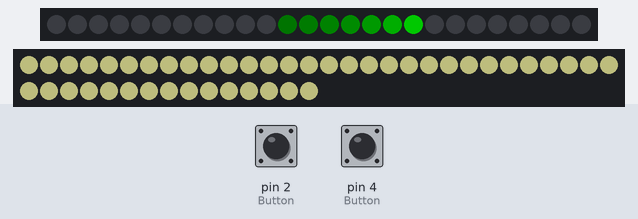
Bench run of a sketch on a simulated Arduino Uno, built with avr-gcc and run on an emulated ATmega328P. Shown: 26 RGB LEDs in strip order, left to right, 45 RGB LEDs in strip order, left to right, continuing on the next row. Inputs (shaded band) come from the test bench; at power-on: pin 2 (Button) LOW, pin 4 (Button) LOW. Dim RGB values are drawn brighter than linear.

Above: at 0.97 s.
1.3 s: pin 2 (Button) pulled HIGH for 3.2 s
At 2.8 s:
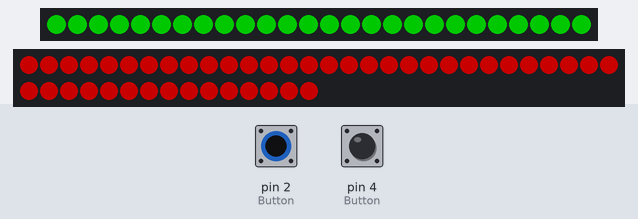
5.1 s: pin 4 (Button) pulled HIGH for 0.15 s
At 5.34 s:
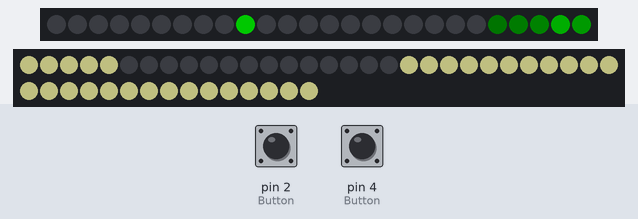
5.8 s: pin 4 (Button) pulled HIGH for 1 s
At 6.6 s:
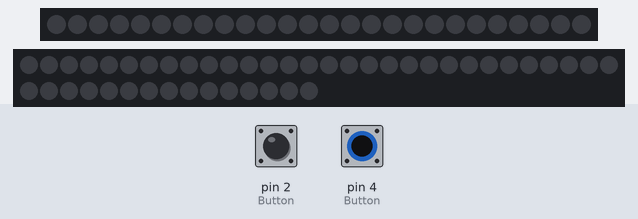
7.4 s: pin 2 (Button) pulled HIGH for 0.15 s
At 7.64 s:
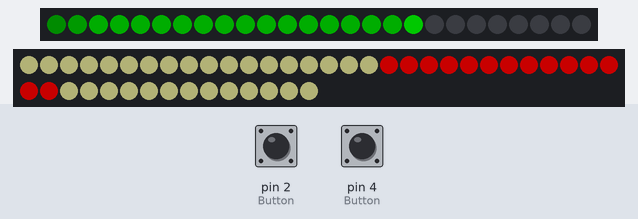
11.1 s: pin 4 (Button) pulled HIGH for 3.2 s
At 11.56 s:
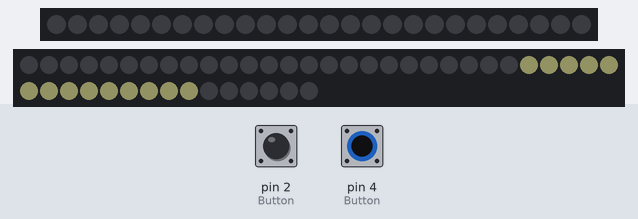

Measured:
- after the input at 1.3 s, the LEDs: first change after 0.22 s (image 1 shows a later state)
- after the input at 5.1 s, the LEDs: first change after 0.14 s (image 2 shows a later state)
- after the input at 5.8 s, the LEDs: first change after 0.23 s (image 3 shows a later state)
- after the input at 7.4 s, the LEDs: first change after 0.15 s (image 4 shows a later state)
- after the input at 11.1 s, the LEDs: first change after 0.06 s (image 5 shows a later state)

The sketch:

MegaTwoButtonClean.ino
```cpp
#include <Adafruit_NeoPixel.h>

// Pattern types supported:
enum  pattern { NONE, RAINBOW_CYCLE, THEATER_CHASE, COLOR_WIPE, SCANNER, FADE };
// Patern directions supported:
enum  direction { FORWARD, REVERSE };

// NeoPattern Class - derived from the Adafruit_NeoPixel class
class NeoPatterns : public Adafruit_NeoPixel
{
    public:

    // Member Variables:
    pattern  ActivePattern;  // which pattern is running
    direction Direction;     // direction to run the pattern

    unsigned long Interval;   // milliseconds between updates
    unsigned long lastUpdate; // last update of position

    uint32_t Color1, Color2;  // What colors are in use
    uint16_t TotalSteps;  // total number of steps in the pattern
    uint16_t Index;  // current step within the pattern

    void (*OnComplete)();  // Callback on completion of pattern

    // Constructor - calls base-class constructor to initialize strip
    NeoPatterns(uint16_t pixels, uint8_t pin, uint8_t type, void (*callback)())
    :Adafruit_NeoPixel(pixels, pin, type)
    {
        OnComplete = callback;
    }

    // Update the pattern
    void Update()
    {
        if((millis() - lastUpdate) > Interval) // time to update
        {
            lastUpdate = millis();
            switch(ActivePattern)
            {
                case COLOR_WIPE:
                    ColorWipeUpdate();
                    break;
                case SCANNER:
                    ScannerUpdate();
                    break;
                case FADE:
                    FadeUpdate();
                    break;
                default:
                    break;
            }
        }
    }

    // Increment the Index and reset at the end
    void Increment()
    {
        if (Direction == FORWARD)
        {
           Index++;
           if (Index >= TotalSteps)
            {
                Index = 0;
                if (OnComplete != NULL)
                {
                    OnComplete(); // call the comlpetion callback
                }
            }
        }
        else // Direction == REVERSE
        {
            --Index;
            if (Index <= 0)
            {
                Index = TotalSteps-1;
                if (OnComplete != NULL)
                {
                    OnComplete(); // call the comlpetion callback
                }
            }
        }
    }

    // Reverse pattern direction
    void Reverse()
    {
        if (Direction == FORWARD)
        {
            Direction = REVERSE;
            Index = TotalSteps-1;
        }
        else
        {
            Direction = FORWARD;
            Index = 0;
        }
    }


    // Initialize for a ColorWipe
    void ColorWipe(uint32_t color, uint8_t interval, direction dir = FORWARD)
    {
        ActivePattern = COLOR_WIPE;
        Interval = interval;
        TotalSteps = numPixels();
        Color1 = color;
        Index = 0;
        Direction = dir;
    }

    // Update the Color Wipe Pattern
    void ColorWipeUpdate()
    {
        setPixelColor(Index, Color1);
        show();
        Increment();
    }

    // Initialize for a SCANNNER
    void Scanner(uint32_t color1, uint8_t interval)
    {
        ActivePattern = SCANNER;
        Interval = interval;
        TotalSteps = (numPixels() - 1) * 2;
        Color1 = color1;
        Index = 0;
    }

    // Update the Scanner Pattern
    void ScannerUpdate()
    {
        for (int i = 0; i < numPixels(); i++)
        {
            if (i == Index)  // Scan Pixel to the right
            {
                 setPixelColor(i, Color1);
            }
            else if (i == TotalSteps - Index) // Scan Pixel to the left
           {
                 setPixelColor(i, Color1);
            }
            else // Fading tail
            {
                 setPixelColor(i, DimColor(getPixelColor(i)));
            }
        }
        show();
        Increment();
    }

    // Initialize for a Fade
    void Fade(uint32_t color1, uint32_t color2, uint16_t steps, uint8_t interval, direction dir = FORWARD)
    {
        ActivePattern = FADE;
        Interval = interval;
        TotalSteps = steps;
        Color1 = color1;
        Color2 = color2;
        Index = 0;
        Direction = dir;
    }

    // Update the Fade Pattern
    void FadeUpdate()
    {
        // Calculate linear interpolation between Color1 and Color2
        // Optimise order of operations to minimize truncation error
        uint8_t red = ((Red(Color1) * (TotalSteps - Index)) + (Red(Color2) * Index)) / TotalSteps;
        uint8_t green = ((Green(Color1) * (TotalSteps - Index)) + (Green(Color2) * Index)) / TotalSteps;
        uint8_t blue = ((Blue(Color1) * (TotalSteps - Index)) + (Blue(Color2) * Index)) / TotalSteps;

        ColorSet(Color(red, green, blue));
        show();
        specialIncrement();
    }

        // Increment the Index and reset at the end
    void specialIncrement()
    {
        if (Direction == FORWARD)
        {
           Index++;
           if (Index >= TotalSteps)
            {
                Direction = REVERSE;
                --Index;
            }
        }
        else // Direction == REVERSE
        {
            --Index;
            if (Index <= 0)
            {
                Direction = FORWARD;
                ++Index;
            }
        }
    }

    // Calculate 50% dimmed version of a color (used by ScannerUpdate)
    uint32_t DimColor(uint32_t color)
    {
        // Shift R, G and B components one bit to the right
        uint32_t dimColor = Color(Red(color) >> 1, Green(color) >> 1, Blue(color) >> 1);
        return dimColor;
    }

    // Set all pixels to a color (synchronously)
    void ColorSet(uint32_t color)
    {
        for (int i = 0; i < numPixels(); i++)
        {
            setPixelColor(i, color);
        }
        show();
    }

    // Returns the Red component of a 32-bit color
    uint8_t Red(uint32_t color)
    {
        return (color >> 16) & 0xFF;
    }

    // Returns the Green component of a 32-bit color
    uint8_t Green(uint32_t color)
    {
        return (color >> 8) & 0xFF;
    }

    // Returns the Blue component of a 32-bit color
    uint8_t Blue(uint32_t color)
    {
        return color & 0xFF;
    }

    // Input a value 0 to 255 to get a color value.
    // The colours are a transition r - g - b - back to r.
    uint32_t Wheel(byte WheelPos)
    {
        WheelPos = 255 - WheelPos;
        if(WheelPos < 85)
        {
            return Color(255 - WheelPos * 3, 0, WheelPos * 3);
        }
        else if(WheelPos < 170)
        {
            WheelPos -= 85;
            return Color(0, WheelPos * 3, 255 - WheelPos * 3);
        }
        else
        {
            WheelPos -= 170;
            return Color(WheelPos * 3, 255 - WheelPos * 3, 0);
        }
    }
};

void stripINComplete();
void stripOUTComplete();


// Define some NeoPatterns
//  as well as some completion routines
NeoPatterns stripIN(26, 6, NEO_GRB + NEO_KHZ800, &stripINComplete);
NeoPatterns stripOUT(45, 8, NEO_GRB + NEO_KHZ800, &stripOUTComplete);

// Initialize everything and prepare to start
void setup()
{
  Serial.begin(115200);

   pinMode(2, INPUT);
   pinMode(4, INPUT);

    // Initialize all the pixelStrips
    stripIN.begin();
    stripOUT.begin();


    // Kick off a pattern
    stripIN.Scanner(stripIN.Color(0,100,0), 100);
    stripOUT.Fade(stripOUT.Color(90,90, 60), stripOUT.Color(0,0,0), 50, 100);

}

// Main loop
void loop()
{
    // Update the rings.
    stripIN.Update();
    stripOUT.Update();

    // Switch patterns on a button press:
    if (digitalRead(2) == HIGH) // Button #1 pressed
    {
        stripIN.ActivePattern = COLOR_WIPE;
        stripIN.Interval = 10;
        stripIN.Direction = FORWARD;
        stripIN.Color1 = stripIN.Color(0,100,0);
        stripOUT.ActivePattern = COLOR_WIPE;
        stripOUT.Interval = 10;
        stripOUT.Direction = FORWARD;
        stripOUT.Color1 = stripOUT.Color (100,0,0);

    }
    else if (digitalRead(4) == HIGH) // Button #2 pressed
    {
        stripIN.ActivePattern = COLOR_WIPE;
        stripIN.Interval = 10;
        stripIN.Direction = FORWARD;
        stripIN.Color1 = stripIN.Color(0,0,0);
        stripOUT.ActivePattern = COLOR_WIPE;
        stripOUT.Interval = 10;
        stripOUT.Direction = FORWARD;
        stripOUT.Color1 = stripOUT.Color (0,0,0);
    }
    else // Back to normal operation
    {
        // Restore all pattern parameters to normal values
        stripIN.ActivePattern = SCANNER;
        stripIN.Interval = 50;
        stripIN.Color1 = stripIN.Color(0,100,0);
        stripOUT.ActivePattern = FADE;
        stripOUT.Interval = 125;
        stripOUT.Color1 = stripOUT.Color (90,90,60);
        stripOUT.Color2 = stripOUT.Color (0,0,0);
    }
}

//------------------------------------------------------------
//Completion Routines - get called on completion of a pattern
//------------------------------------------------------------

// Ring1 Completion Callback
void stripINComplete()
{

}

// Ring 2 Completion Callback
void stripOUTComplete()
{

}
```
